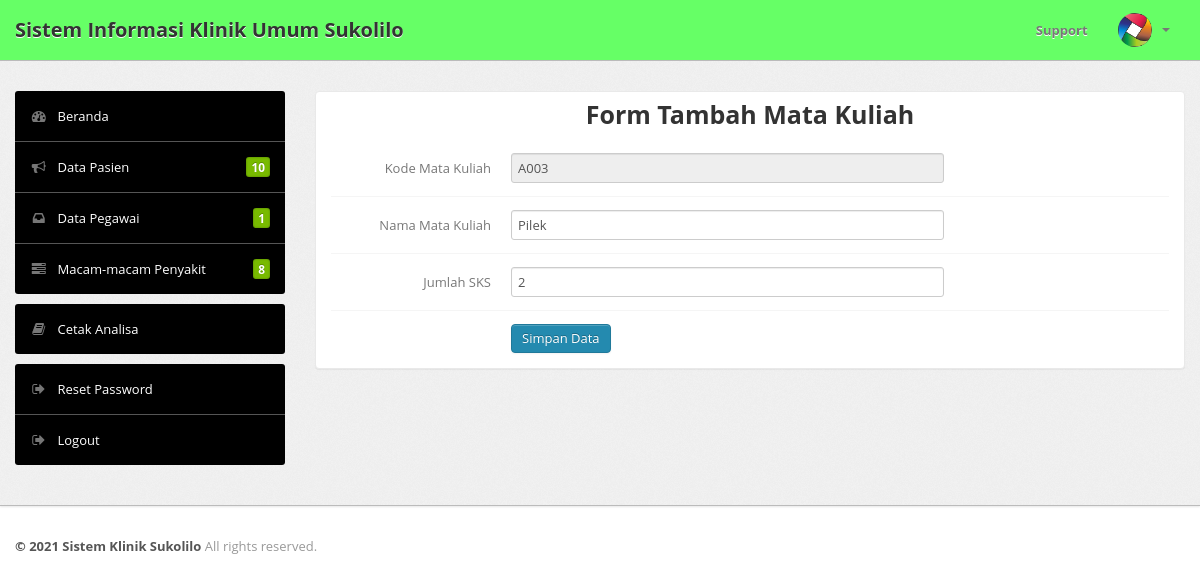
/ubahmk.php?kodemk=A003 (signed in), run on the app's committed database.
### tables this page shows
CREATE TABLE IF NOT EXISTS `mk` (
  `kodemk` varchar(4) NOT NULL,
  `namamk` varchar(30) NOT NULL,
  `sks` int(1) NOT NULL
);

### ubahmk.php (the view, shortened to what this page needs)
<?php
if(isset($_SESSION['username']) && isset($_SESSION['level'])){
	include "header.php";
	include "menu.php";
	if(isset($_GET['kodemk'])){
		$kodemk=$_GET['kodemk'];
		$sql="select * from mk where kodemk='$kodemk'";
		$query=mysqli_query($koneksi,$sql);
		$data=mysqli_fetch_array($query);
	}else{
		echo "Data yang diubah belum ada";
	}
	?>
	<div class="span9">
		<div class="content">
			<div class="module">
				<div class="module-head">
					<h3>Form Tambah Mata Kuliah</h3>
				</div>
				<div class="module-body">
				<form class="form-horizontal row-fluid" method="POST" action="">
					<div class="control-group">
						<label class="control-label" for="basicinput">Kode Mata Kuliah</label>
						<div class="controls">
							<input type="text" name="kodemk" id="basicinput" value="<?php echo $data['kodemk'];?>" class="span8" disabled>
						</div>
					</div>
					<div class="control-group">
						<label class="control-label" for="basicinput">Nama Mata Kuliah</label>
						<div class="controls">
							<input type="text" name="namamk" id="basicinput" value="<?php echo $data['namamk'];?>" class="span8">
						</div>
					</div>
					<div class="control-group">
						<label class="control-label" for="basicinput">Jumlah SKS</label>
						<div class="controls">
							<input type="text" name="sks" id="basicinput" value="<?php echo $data['sks'];?>" class="span8">
						</div>
					</div>
					<div class="control-group">
						<div class="controls">
							<button type="submit" name="ubah" class="btn btn-primary">Simpan Data</button>
						</div>
					</div>
				</form>
			</div>
		</div>
	</div>
</div>
</div>
</div>
</div>
<?php
include "footer.php";
}else{
	echo "<script language='javascript'>
	alert('Nah siap looh, login dulu dong!');
	document.location='index.php';
</script>";
}
?>

### css/theme.css (style rules this page uses)
body { font-size: 13px; font-family: 'Open Sans', Arial, sans-serif; background: #fff; color: #777 }
h1, h2, h3, h4, h5, h6 { color: #333; margin-top: 0 }
h3 { font-size: 20px }
form { margin: 0 }
select, textarea, input[type="text"], input[type="password"], input[type="datetime"], input[type="datetime-local"], input[type="date"], input[type="month"], input[type="time"], input[type="week"], input[type="number"], input[type="email"], input[type="url"], input[type="search"], input[type="tel"], input[type="color"], .uneditable-input, label, input, button, select, textarea { -webkit-border-radius: 3px; -moz-border-radius: 3px; border-radius: 3px; font-size: 13px; font-family: 'Open Sans', Tahoma, Arial, sans-serif }
.module { background: #fff; -webkit-border-radius: 3px; -moz-border-radius: 3px; border-radius: 3px; border: 1px solid #ccc; border-bottom-color: #bbb; -webkit-box-shadow: 0 0 1px rgba(0,0,0,0.2); -moz-box-shadow: 0 0 1px rgba(0,0,0,0.2); box-shadow: 0 0 1px rgba(0,0,0,0.2); margin-bottom: 30px }
.form-horizontal .control-group, .form-vertical .control-group { margin-bottom: 0 }
.form-horizontal .control-group+.control-group, .form-vertical .control-group+.control-group { margin-top: 13px; padding-top: 13px; border-top: 1px solid #f5f5f5 }
.btn, .btn-box { -webkit-border-radius: 3px; -moz-border-radius: 3px; border-radius: 3px }
.btn { font-size: 13px; font-weight: 600 }
.btn { display: inline-block; margin-bottom: 0; font-weight: 400; text-align: center; vertical-align: middle; cursor: pointer; background-image: none; border: 1px solid transparent; white-space: nowrap; padding: 4px 10px; font-size: 13px; line-height: 1.42857; border-radius: 4px; -webkit-user-select: none; -moz-user-select: none; -ms-user-select: none; user-select: none }
.btn-primary { color: #fff; background-color: #248aaf; border-color: #20799a }
.module { box-shadow: 0 0 3px rgba(0,0,0,.1); border-color: #e9e9e9; margin-bottom: 20px; background-color: #fff; border-radius: 4px; -webkit-box-shadow: 0 1px 1px rgba(0,0,0,.05); box-shadow: 0 1px 1px rgba(0,0,0,.05); }
.module-head { color: #767676; background-color: #ff; border-color: #e9e9e9; padding: 10px 15px; border-bottom: 1px solid transparent; border-top-right-radius: 3px; border-top-left-radius: 3px; }
.module-head h3 { font-size: 25px; line-height: 25px; height: 25px; margin: 0; text-align:center; }
.module-body { padding: 15px }

### data on the page
mk: kodemk "A003", namamk "Pilek", sks "2"

### other printed values
$n "10"
$m "8"
